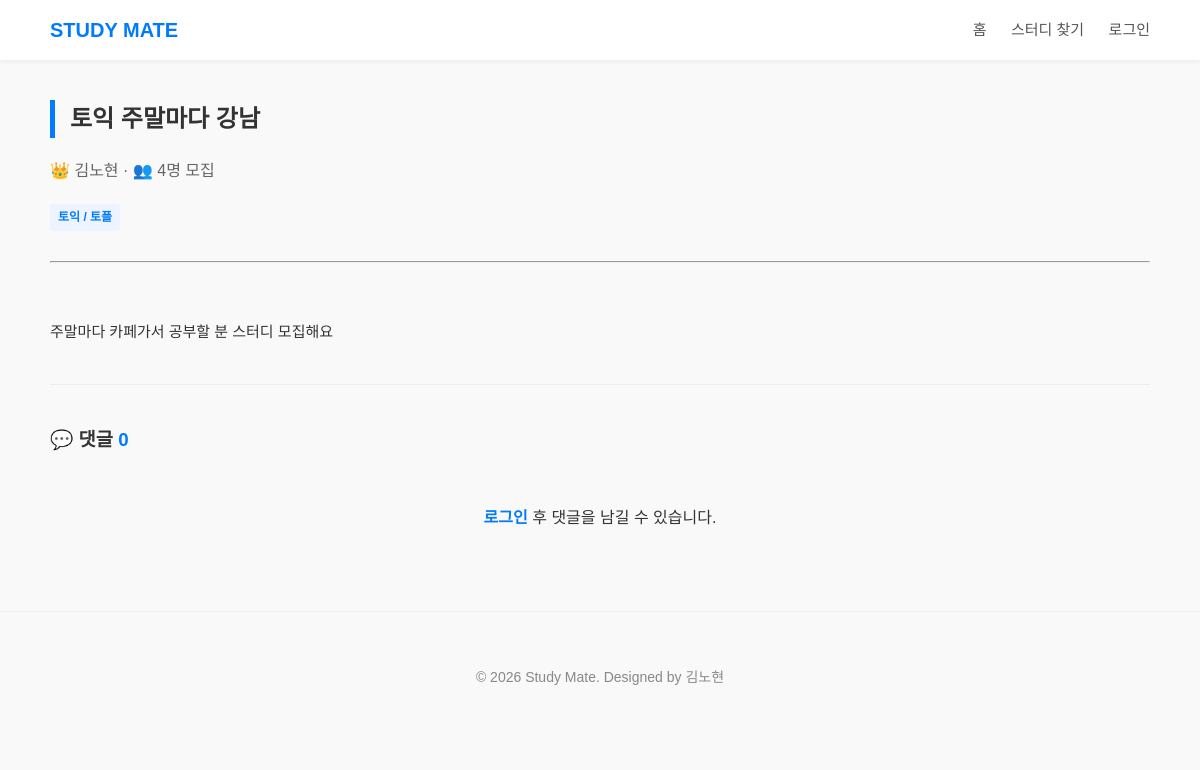
The app's page /study/2, older data.
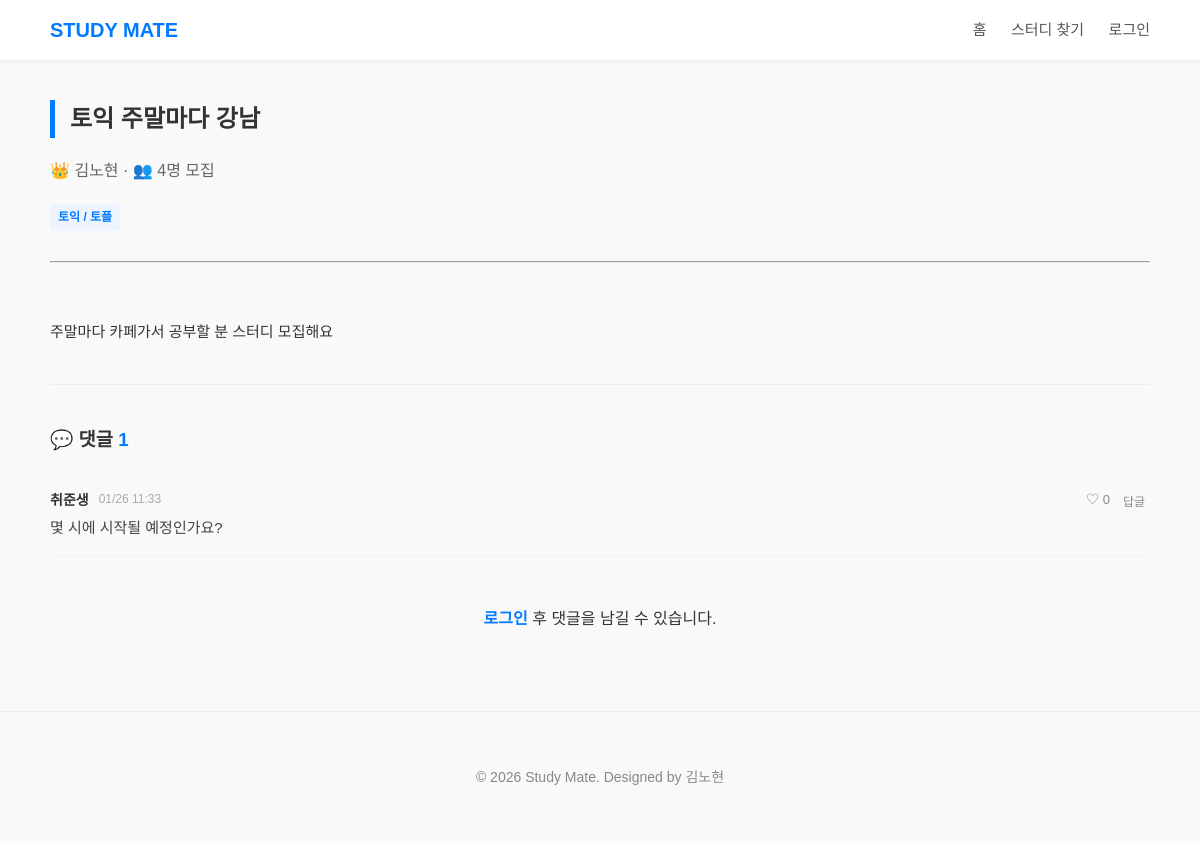
The same page, newer data.
### models.py (models this page shows, shortened)
class Comment(db.Model):
    __tablename__ = 'comment'
    id = db.Column(db.Integer, primary_key=True)
    content = db.Column(db.Text, nullable=False)
    date = db.Column(db.DateTime, default=get_kst_now)
    writer = db.Column(db.String(50), nullable=False)
    study_id = db.Column(db.Integer, db.ForeignKey('study.id'), nullable=False)
    study = db.relationship('Study', backref='comments')
    parent_id = db.Column(db.Integer, db.ForeignKey('comment.id'), nullable=True)
    replies = db.relationship('Comment',
                                backref=db.backref('parent', remote_side=[id]),
                                cascade='all, delete',
                                lazy=True)
    likers = db.relationship('User', secondary=comment_likes, backref=db.backref('liked_comments', lazy='dynamic'))

### app.py (the view)
@app.route('/study/<int:study_id>')
def study_detail(study_id):
    study = Study.query.get_or_404(study_id)
    current_user = None
    if 'user_id' in session:
        current_user = User.query.filter_by(userid=session['user_id']).first()
    return render_template(
        'study_detail.html',
        study=study,
        user_nickname=session.get('user_nickname'),
        current_user=current_user # 이걸 HTML로 넘겨줘야 좋아요 눌렀는지 확인 가능!
    )

### templates/study_detail.html (shortened to what this page needs)
<!DOCTYPE html>
<html lang="ko">
<head>
    <link rel="stylesheet" href="{{ url_for('static', filename='css/style.css') }}">
</head>
<body>
<header>
    <div class="nav-container">
        <a href="{{ url_for('index') }}" class="logo">STUDY MATE</a>
        <nav class="nav-menu">
            <a href="{{ url_for('index') }}">홈</a>
            <a href="{{ url_for('study') }}">스터디 찾기</a>
            {% if user_nickname %}
            <div class="user-dropdown">
                <button class="user-btn" onclick="toggleDropdown()">
                    {{ user_nickname }} <span class="arrow">▾</span>
                </button>
                <div class="dropdown-menu" id="dropdownMenu">
                    <a href="#">마이페이지</a>
                    <a href="{{ url_for('my_posts') }}">내가 쓴 글</a>
                    <hr>
                    <a href="{{ url_for('logout') }}">로그아웃</a>
                </div>
            </div>
            {% else %}
                <a href="{{ url_for('login') }}">로그인</a>
            {% endif %}
        </nav>
    </div>
</header>
<main>
    <section>
        <h2>{{ study.title }}</h2>
        <p style="color:#666; margin-bottom: 10px;">
            👑 {{ study.writer }} · 👥 {{ study.member_count }}명 모집
        </p>
        <span class="tag">{{ study.category }}</span>
        <hr style="margin: 30px 0;">
        <p style="white-space: pre-line; font-size: 15px; line-height: 1.7;">
            {{ study.content }}
        </p>
        <hr style="margin: 40px 0; border: none; border-top: 1px solid #eee;">
        <div class="comment-section">
            <h3>💬 댓글 <span style="color:#007bff">{{ study.comments|length }}</span></h3>
            <div class="comment-list">
                {% for comment in study.comments %}
                    {% if not comment.parent_id %}
                    <div class="comment-item">
                        <div class="comment-header">
                            <strong>{{ comment.writer }}</strong>
                            <span class="date">{{ comment.date.strftime('%m/%d %H:%M') }}</span>
                            <div class="comment-actions" style="display:flex; align-items:center;">
                                <a href="{{ url_for('comment_like', comment_id=comment.id) }}"
                                    class="comment-like-btn {% if current_user in comment.likers %}liked{% endif %}"
                                    style="text-decoration:none;">
                                    {% if current_user in comment.likers %}♥{% else %}♡{% endif %}
                                    {{ comment.likers|length }}
                                </a>
                                <button class="small-text-btn" onclick="toggleReplyForm('{{ comment.id }}')">답글</button>
                            </div>
                        </div>
                        <p class="comment-content">{{ comment.content }}</p>
                    </div>
                    <hr class="comment-divider">
                    {% endif %}
                {% endfor %}
            </div>
            <div class="main-comment-form">
                {% if user_nickname %}
                <form action="{{ url_for('comment_write', study_id=study.id) }}" method="POST" class="comment-form-box">
                    <input type="text" name="content" placeholder="댓글을 남겨보세요." required>
                    <button type="submit" class="send-btn">
                        <svg width="20" height="20" viewBox="0 0 24 24" fill="none" stroke="currentColor" stroke-width="2" stroke-linecap="round" stroke-linejoin="round"><line x1="22" y1="2" x2="11" y2="13"></line><polygon points="22 2 15 22 11 13 2 9 22 2"></polygon></svg>
                    </button>
                </form>
                {% else %}
                <div style="text-align:center; padding:20px; background:#f9f9f9; border-radius:8px;">
                    <a href="{{ url_for('login') }}" style="color:#007bff; font-weight:bold;">로그인</a> 후 댓글을 남길 수 있습니다.
                </div>
                {% endif %}
            </div>
        </div>
    </section>
</main>
<footer>
    <p>© 2026 Study Mate. Designed by 김노현</p>
</footer>
</body>
</html>

Row changes from the older to the newer data that the page shows:
added Comment: writer "취준생", date "01/26 11:33", likers|length "0", content "몇 시에 시작될 예정인가요?"
Text that changed along with them:
{{ study.comments|length }}: "0" → "1"
